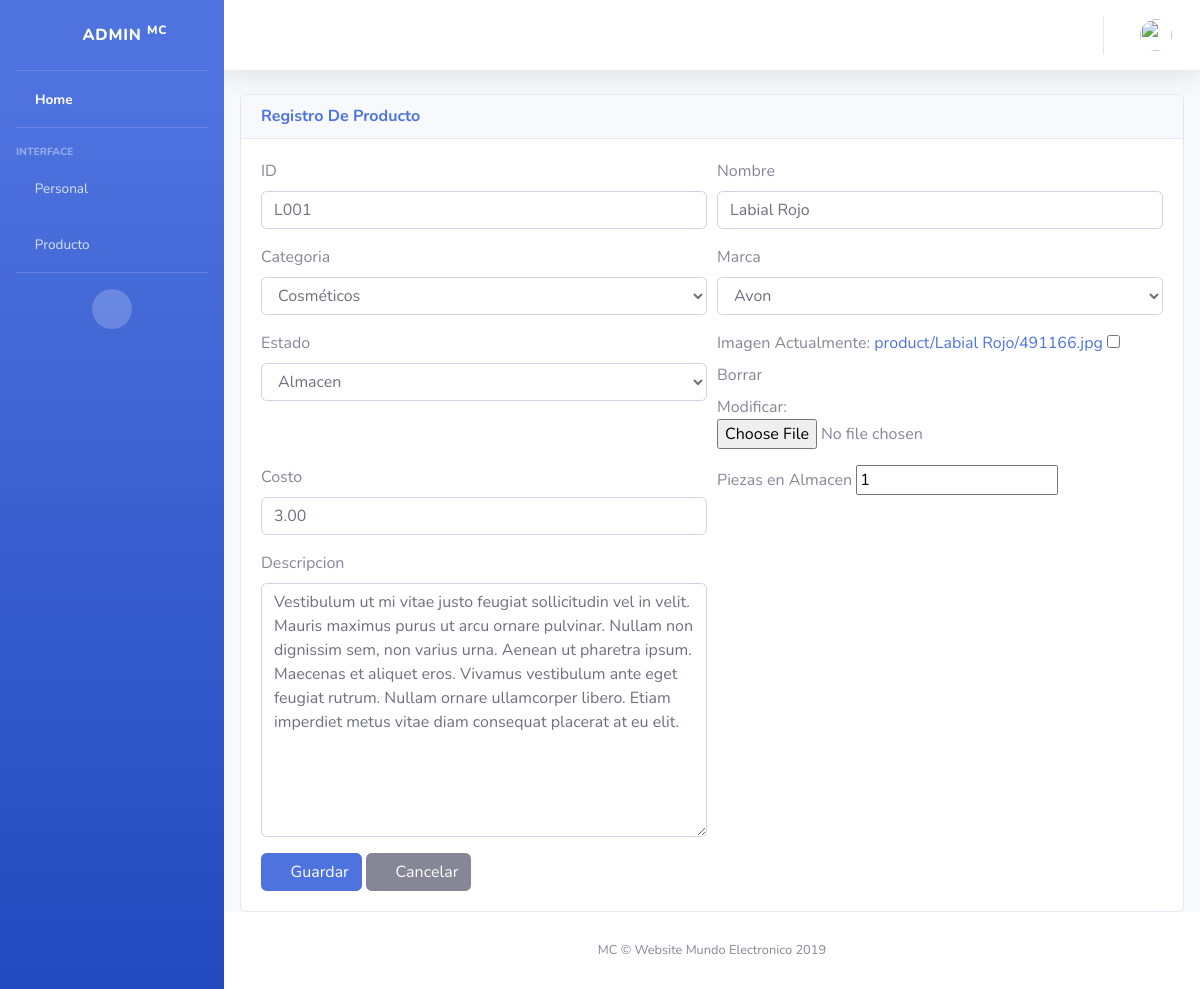
Before: /product/productUpdate/L001/ with the older database file.
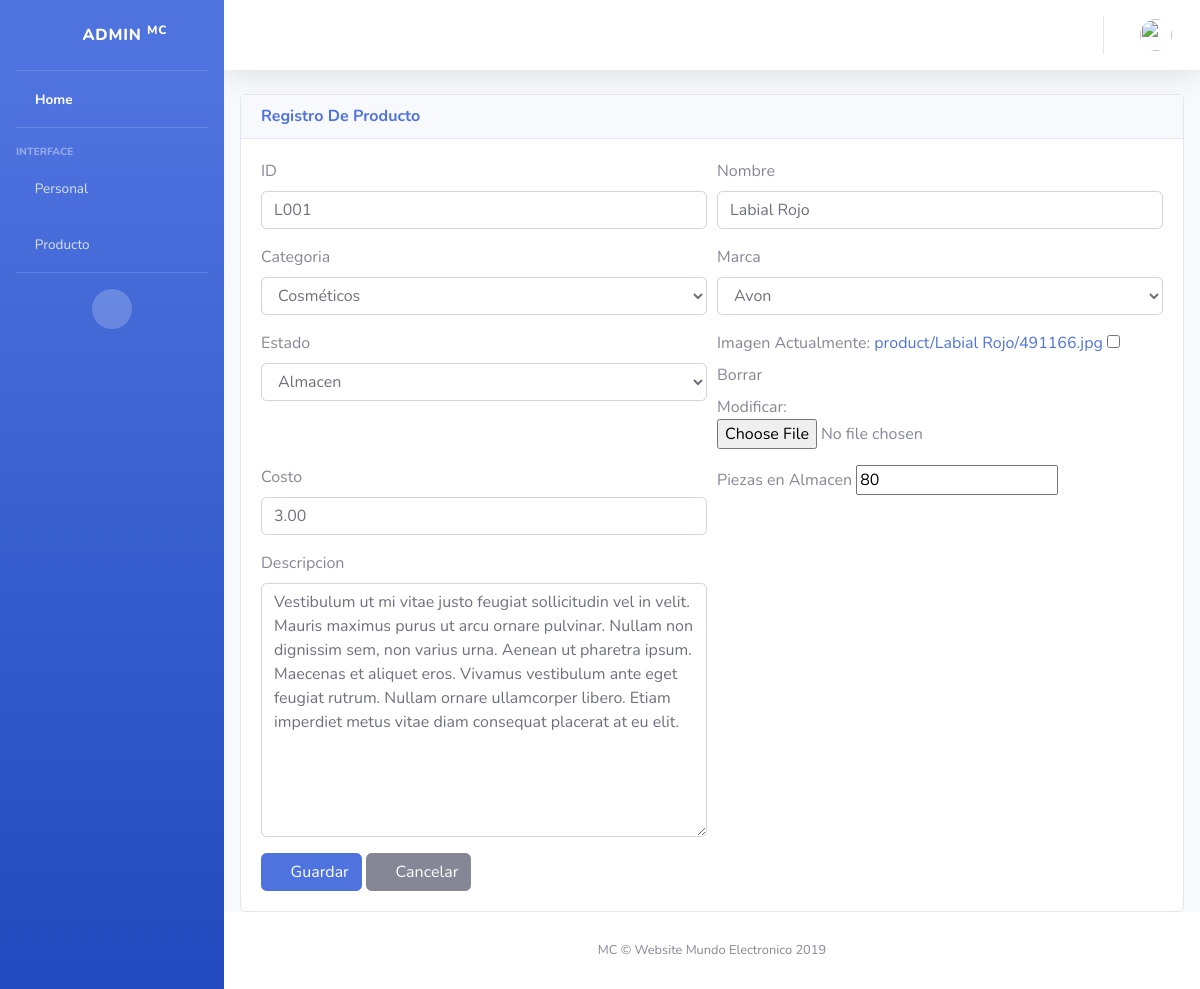
After: the same page with the newer database file.
### apps/product/models.py (models this page shows, shortened)
class Product(models.Model):
    idProduct = models.CharField(max_length=100, primary_key=True, unique=True)
    name = models.CharField(max_length=100, null=True)
    category = models.ForeignKey(Category, on_delete=models.CASCADE, null=True)
    brand = models.ForeignKey(Brand, on_delete=models.CASCADE, null=True)
    state = models.ForeignKey(State, on_delete=models.CASCADE, null=True)
    status = models.BooleanField(default = True)
    picture = models.ImageField(upload_to=product_directory_path, null=True, blank=True)
    price = models.DecimalField(decimal_places=2, max_digits=10, default=0)
    description = models.TextField(blank=True, null=True)
    stock = models.IntegerField(default=1)
    class Meta:
        verbose_name = 'Product'
        verbose_name_plural = 'Product'

### apps/product/views.py (the view)
# urls.py: path('productUpdate/<str:pk>/', ProductUpdate.as_view(), name='product_update'),
class ProductUpdate(UpdateView):
    model = Product
    form_class = ProductForm
    template_name = 'product/product/product_form.html'
    success_url = reverse_lazy('product:product_list')

### apps/product/models.py (called while the page is built)
    def __str__(self):
        return self .name

    def __str__(self):
        return self.name

    def __str__(self):
        return self.name

### templates/product/product/product_form.html
{% extends 'home/home.html' %}
{% block pageContent %}
    <div class="card mx-3">
        <div class="card-header">
            <h6 class="m-0 font-weight-bold text-primary">Registro De Producto</h6>
        </div>
        <div class="card-body">
            <form method="post" enctype="multipart/form-data" id="staffForm">{% csrf_token %}
                <div class="form-row">
                    <div class="form-group col-md-6">
                        <label for="#">{{ form.idProduct.label }}</label>
                        {{ form.idProduct }}
                    </div>
                    <div class="form-group col-md-6">
                        <label for="#">{{ form.name.label }}</label>
                        {{ form.name }}
                    </div>
                </div>
                <div class="form-row">
                    <div class="form-group col-md-6">
                        <label for="#">{{ form.category.label }}</label>
                        {{ form.category }}
                    </div>
                    <div class="form-group col-md-6">
                        <label for="#">{{ form.brand.label }}</label>
                        {{ form.brand }}
                    </div>
                    <div class="form-group col-md-6">
                    <label for="#">{{ form.state.label }}</label>
                    {{ form.state }}
                		</div>
                    <div class="form-group col-md-6">
                    <label for="#">{{ form.picture.label }}</label>
                    {{ form.picture }}
                		</div>
										<div class="form-group col-md-6">
											<label for="#">{{ form.price.label }}</label>
											{{ form.price }}
										</div>
										<div class="form-group col-md-6">
											<label for="#">{{ form.stock.label }}</label>
											{{ form.stock }}
										</div>
										<div class="form-group col-md-6">
											<label for="#">{{ form.description.label }}</label>
											{{ form.description }}
										</div>
                </div>
                <button type="submit" class="btn btn-primary">
                    <i class="fas fa-save"></i>
                    Guardar
                </button>
                <a href="{% url 'product:product_list' %}" class="btn btn-secondary">
                    <i class="fas fa-times-circle"></i>
                    Cancelar
                </a>
            </form>
        </div>
    </div>
{% endblock %}

Changed rows visible on the page:
changed Product "Labial Rojo": stock "1" → "80"
